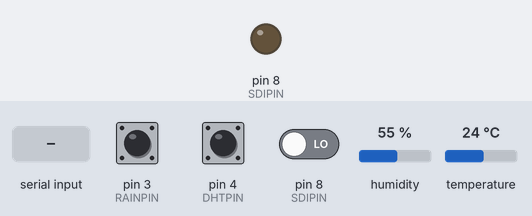
The sketch below on a simulated Arduino Uno, built with avr-gcc and run on an emulated ATmega328P. On the bench: output pins drawn as LEDs (lit = HIGH). The test bench sets the inputs (shaded band); at power-on: pin 3 (RAINPIN) HIGH, pin 4 (DHTPIN) HIGH, pin 8 (SDIPIN) LOW, humidity 55 %, temperature 24 °C. What the sketch prints to the serial monitor is not drawn.

Above: at 1.2 s.
1.3 s: "90,45\n" received over Serial
Timing chart, 0 to 18.8 s (numbered marks = the images above; inputs shaded):
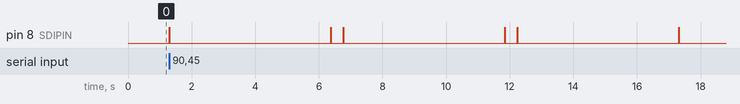

Measured:
- after the input at 1.3 s, pin 8 (SDIPIN): LOW → HIGH at once, then repeats every 5.5 s: LOW 5.1 s, HIGH 0.01 s, LOW 0.38 s, HIGH 0.01 s

The sketch:

Solinst-Array.ino
```cpp
#include <SDI12.h>
#include <DHT.h>
#include <SHT1x.h>

#define RAINPIN 3         // Interrupt pin for Rain Gauge
#define DHTPIN  4         // Data pin for the DHT
#define SHTDATA 6         // Soil sensor data pin (blue)
#define SHTCLK  5         // Soil sensor clock pin (yellow)
#define SDIPIN  8         // Data pin for the Solinst

#define DHTTYPE DHT22     // DHT 22  (AM2302), AM2321

DHT dht(DHTPIN, DHTTYPE);
SHT1x sht1x(SHTDATA, SHTCLK);
SDI12 mySDI12(SDIPIN);

volatile unsigned long tiptime = millis();
volatile double rainrate = 0.0;

void setup(){
    Serial.begin(9600);

    pinMode(RAINPIN, INPUT_PULLUP);
    attachInterrupt(digitalPinToInterrupt(RAINPIN), raincount, FALLING);

    dht.begin();
    mySDI12.begin();
}

void loop() {
  if (Serial.available() > 0) {
    int inByte = Serial.read();
    String output = getData();
    Serial.println(output);
  }
}

String getSDI(String sdiCommand) {
    String sdiReturn = "";

    mySDI12.sendCommand(sdiCommand);
    delay(30);

    while(mySDI12.available()){    // build a string of the response
      char c = mySDI12.read();
      if((c!='\n') && (c!='\r')) {
//        Serial.print(c);
        sdiReturn += c;
        delay(5);
      }
    }
//    Serial.println(".");

//    Serial.println(sdiReturn);
    mySDI12.flush(); //clear the line

    return(sdiReturn);
}

String getSolinst() {
    String sdiResponse;
    getSDI("0M!");
    delay(5000);
    sdiResponse = getSDI("0D0!");

    return(sdiResponse);
}

String getData() {
    String solResp   = getSolinst();
    int tempPos = solResp.indexOf('+');
    int depthPos = solResp.indexOf('+', tempPos + 1);
    String solTemp = String(solResp.substring(tempPos + 1,depthPos).toFloat());
    String solDepth = String(solResp.substring(depthPos + 1).toFloat());

    String dhtHumid  = String(dht.readHumidity());
    String dhtTemp   = String(dht.readTemperature());

    String soilTemp  = String(sht1x.readTemperatureC());
    String soilHumid = String(sht1x.readHumidity());

    String rainAmt = String((millis() - tiptime) > 1828800 ? 0.0 : rainrate);

    String output = dhtTemp + "," + dhtHumid + "," + soilTemp + "," + soilHumid + "," + solTemp + "," + solDepth + "," + rainAmt;
    return(output);
}

void raincount() {
  unsigned long tipcount = millis() - tiptime;
  tiptime = millis();
  rainrate = 914400.0 / tipcount;


  delay(500);
}
```
